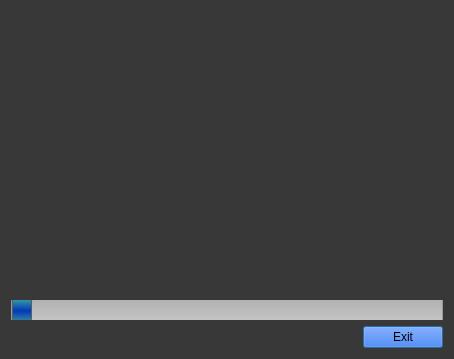
<?xml version="1.0" encoding="UTF-8"?>
<ui version="4.0">
 <class>Dialog</class>
 <widget class="QDialog" name="Dialog">
  <property name="geometry">
   <rect>
    <x>0</x>
    <y>0</y>
    <width>454</width>
    <height>359</height>
   </rect>
  </property>
  <property name="windowTitle">
   <string>QMeter example</string>
  </property>
  <property name="styleSheet">
   <string notr="true">background-color: rgb(56, 56, 56);</string>
  </property>
  <layout class="QGridLayout" name="gridLayout">
   <item row="0" column="0">
    <layout class="QVBoxLayout" name="verticalLayout">
     <item>
      <widget class="QMeter" name="meterWidget" native="true">
       <property name="sizePolicy">
        <sizepolicy hsizetype="Expanding" vsizetype="Expanding">
         <horstretch>0</horstretch>
         <verstretch>0</verstretch>
        </sizepolicy>
       </property>
       <property name="font">
        <font>
         <family>Ubuntu</family>
         <pointsize>5</pointsize>
        </font>
       </property>
      </widget>
     </item>
     <item>
      <widget class="QSlider" name="horizontalSlider">
       <property name="minimumSize">
        <size>
         <width>0</width>
         <height>20</height>
        </size>
       </property>
       <property name="styleSheet">
        <string notr="true">QSlider::groove:horizontal {
    border: 1px solid #999999;
    height: 20px; /* the groove expands to the size of the slider by default. by giving it a height, it has a fixed size */
    background: qlineargradient(x1:0, y1:0, x2:0, y2:1, stop:0 #B1B1B1, stop:1 #c4c4c4);
    margin: 2px 0;
}

QSlider::handle:horizontal {
	background: qlineargradient(spread:pad, x1:0, y1:0, x2:0, y2:1, stop:0 rgba(60, 162, 160, 255), stop:0.531579 rgba(0, 58, 185, 255), stop:0.973684 rgba(54, 129, 160, 255));
    border: 1px solid #5c5c5c;
    width: 18px;
    margin: -2px 0; /* handle is placed by default on the contents rect of the groove. Expand outside the groove */
    border-radius: 3px;
}</string>
       </property>
       <property name="orientation">
        <enum>Qt::Horizontal</enum>
       </property>
      </widget>
     </item>
     <item>
      <layout class="QHBoxLayout" name="horizontalLayout">
       <item>
        <spacer name="horizontalSpacer">
         <property name="orientation">
          <enum>Qt::Horizontal</enum>
         </property>
         <property name="sizeHint" stdset="0">
          <size>
           <width>40</width>
           <height>20</height>
          </size>
         </property>
        </spacer>
       </item>
       <item>
        <widget class="QPushButton" name="pushButton">
         <property name="styleSheet">
          <string notr="true">background-color: rgb(0, 85, 255);</string>
         </property>
         <property name="text">
          <string>Exit</string>
         </property>
        </widget>
       </item>
      </layout>
     </item>
    </layout>
   </item>
  </layout>
 </widget>
 <layoutdefault spacing="6" margin="11"/>
 <customwidgets>
  <customwidget>
   <class>QMeter</class>
   <extends>QWidget</extends>
   <header location="global">qmeter.h</header>
   <container>1</container>
  </customwidget>
 </customwidgets>
 <resources/>
 <connections/>
</ui>
